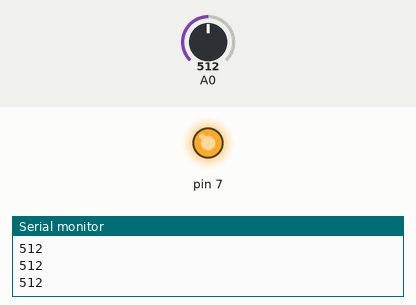
Bench run of a sketch on a simulated Arduino Uno, built with avr-gcc and run on an emulated ATmega328P. On the bench: output pins drawn as LEDs (lit = HIGH), the last lines printed to the serial monitor. Inputs (shaded band) come from the test bench; at power-on: A0 = 512.

Above: at 1.2 s.
1.3 s: A0 set to 494
At 2.0 s:
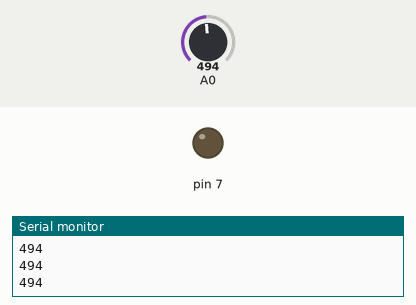
2.8 s: A0 set to 510
At 3.4 s:
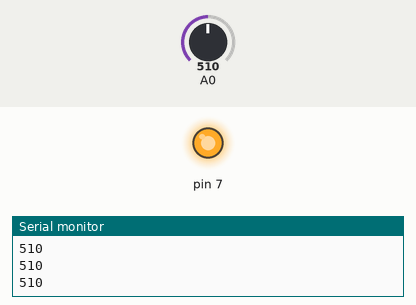
4.3 s: A0 set to 490
At 5.6 s:
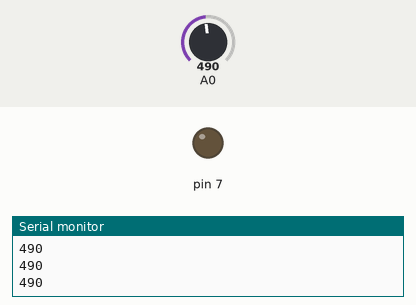
Timing chart, 0 to 7.3 s (numbered marks = the images above; inputs shaded):
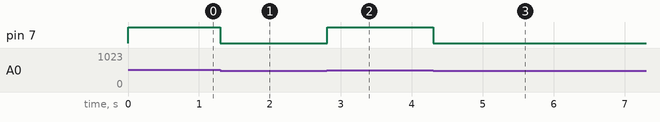

The sketch:

led_chuva.ino
```cpp
void setup() {
  pinMode(A0, INPUT);
  Serial.begin(9600);
  pinMode(7, OUTPUT);
}

void loop() {
  Serial.println(analogRead(A0));
  if (analogRead(A0) > 500) {
    digitalWrite(7, HIGH);
  } else {
    digitalWrite(7, LOW);
  }
  delay(10);
}
```

Measured:
- the behaviour switches between 501 and 500 on A0 (found by bisection; images 0 and 1)
- after the input at 1.3 s, pin 7: HIGH → LOW at once
- after the input at 2.8 s, pin 7: LOW → HIGH at once
- after the input at 4.3 s, pin 7: HIGH → LOW at once
